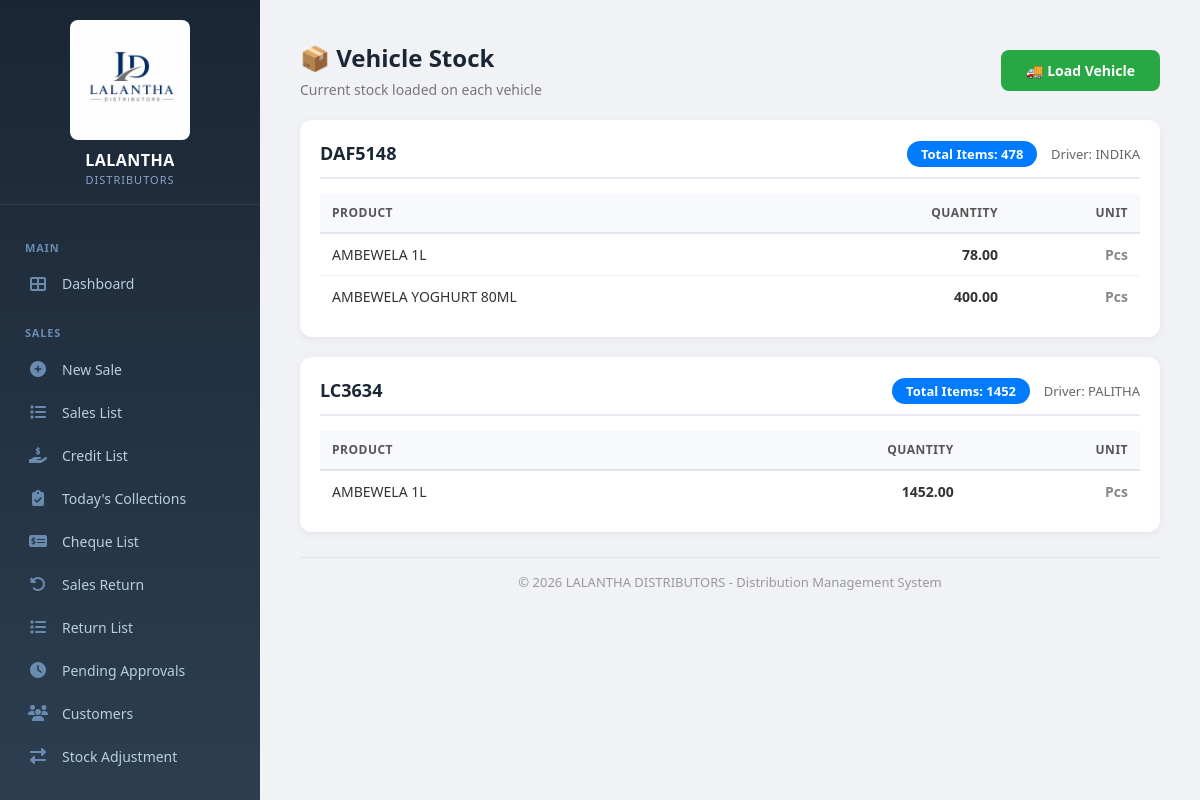
Page /vehicle-stock/ (signed in) on the committed database.
### core/models.py (models this page shows, shortened)
class Vehicle(models.Model):
    VEHICLE_TYPES = [
        ('Lorry', 'Lorry'),
        ('Van', 'Van'),
        ('Truck', 'Truck'),
        ('Pickup', 'Pickup'),
        ('Tractor', 'Tractor'),
        ('Other', 'Other'),
    ]
    FUEL_TYPES = [
        ('Petrol', 'Petrol'),
        ('Diesel', 'Diesel'),
        ('Electric', 'Electric'),
        ('Hybrid', 'Hybrid'),
    ]
    STATUS_CHOICES = [
        ('ACTIVE', 'Active'),
        ('INACTIVE', 'Inactive'),
        ('MAINTENANCE', 'Under Maintenance'),
    ]
    vehicle_number = models.CharField(max_length=50, unique=True, help_text="e.g., LC-3634")
    vehicle_type = models.CharField(max_length=20, choices=VEHICLE_TYPES, default='Lorry')
    driver_name = models.CharField(max_length=100, help_text="Current driver name")
    is_active = models.BooleanField(default=True)
    status = models.CharField(max_length=20, choices=STATUS_CHOICES, default='ACTIVE')
    registration_number = models.CharField(max_length=50, blank=True, null=True)
    registration_expiry = models.DateField(null=True, blank=True)
    insurance_expiry = models.DateField(null=True, blank=True)
    last_service_date = models.DateField(null=True, blank=True)
    mileage = models.DecimalField(max_digits=12, decimal_places=2, null=True, blank=True, help_text="Current odometer reading")
    fuel_type = models.CharField(max_length=20, choices=FUEL_TYPES, default='Diesel')
    capacity = models.DecimalField(max_digits=10, decimal_places=2, null=True, blank=True, help_text="Weight capacity in tons or volume in liters")
    notes = models.TextField(blank=True, null=True)
    purchase_date = models.DateField(null=True, blank=True)
    purchase_price = models.DecimalField(max_digits=12, decimal_places=2, null=True, blank=True)
    current_value = models.DecimalField(max_digits=12, decimal_places=2, null=True, blank=True, help_text="Optional depreciated value")
    created_at = models.DateTimeField(auto_now_add=True)
    updated_at = models.DateTimeField(auto_now=True)
    class Meta:
        ordering = ['vehicle_number']

class VehicleStock(models.Model):
    vehicle = models.ForeignKey(Vehicle, on_delete=models.CASCADE, related_name='stock_items')
    product = models.ForeignKey(Product, on_delete=models.CASCADE)
    quantity = models.DecimalField(max_digits=15, decimal_places=2, default=0)
    class Meta:
        unique_together = ('vehicle', 'product')

class Product(models.Model):
    name = models.CharField(max_length=200)
    code = models.CharField(max_length=50, unique=True)
    category = models.ForeignKey('Category', on_delete=models.SET_NULL, null=True, blank=True)
    unit = models.CharField(max_length=20)
    cost_price = models.DecimalField(max_digits=15, decimal_places=2, default=0)
    selling_price = models.DecimalField(max_digits=15, decimal_places=2, default=0)
    description = models.TextField(blank=True, null=True)
    notes = models.TextField(blank=True, null=True)
    is_active = models.BooleanField(default=True)
    created_at = models.DateTimeField(auto_now_add=True)
    updated_at = models.DateTimeField(auto_now=True)

### core/decorators.py (the view)
        def wrapper(request, *args, **kwargs):
            if not request.user.is_authenticated:
                messages.error(request, 'Please login first.')
                return redirect('/login/')  # ✅ Always returns
            try:
                profile = request.user.profile
                if profile.has_permission(permission):
                    return view_func(request, *args, **kwargs)  # ✅ Returns view response
                else:
                    messages.error(request, f'You do not have permission to access this page. Required: {permission}')
                    return redirect('/reports/')  # ✅ Always returns
            except UserProfile.DoesNotExist:
                messages.error(request, 'User profile not found. Please contact admin.')
                return redirect('/logout/')  # ✅ Always returns

### core/context_processors.py (called while the page is built)
def cache_version(request):
    return {
        'cache_version': settings.CACHE_VERSION
    }

### core/models.py (called while the page is built, shortened)
    def has_permission(self, permission):
        if self.role == 'Admin':
            return True

### core/templatetags/core_extras.py (called while the page is built)
@register.filter
def has_perm(profile, permission):
    try:
        return profile.has_permission(permission)
    except Exception:
        return False

### core/views.py (called while the page is built)
@login_required
@permission_required('view_vehicles')
def vehicle_stock(request):
    vehicles = Vehicle.objects.filter(is_active=True)
    stock_data = []
    for vehicle in vehicles:
        stocks = VehicleStock.objects.filter(vehicle=vehicle).select_related('product')
        total_items = stocks.aggregate(total=Sum('quantity'))['total'] or 0
        stock_data.append({
            'vehicle': vehicle,
            'stocks': stocks,
            'total_items': total_items,
        })
    context = {
        'stock_data': stock_data,
    }
    return render(request, 'core/vehicle_stock.html', context)

### core/templates/core/vehicle_stock.html (shortened to what this page needs)
{% extends 'core/base.html' %}
{% load static %}
{% block content %}
<div class="container">
    <div class="page-title">
        <div>
            <h2>📦 Vehicle Stock</h2>
            <span class="subtitle">Current stock loaded on each vehicle</span>
        </div>
        <a href="/load/" class="btn" style="background:#28a745;">🚚 Load Vehicle</a>
    </div>
    {% if stock_data %}
        {% for data in stock_data %}
        <div class="vehicle-card">
            <div class="header">
                <h3>{{ data.vehicle.vehicle_number }}</h3>
                <div>
                    <span class="badge">Total Items: {{ data.total_items|floatformat:0 }}</span>
                    <span style="margin-left: 10px; color: #666; font-size: 13px;">Driver: {{ data.vehicle.driver_name }}</span>
                </div>
            </div>
            {% if data.stocks %}
            <table>
                <thead>
                    <tr>
                        <th>Product</th>
                        <th style="text-align:right;">Quantity</th>
                        <th style="text-align:right;">Unit</th>
                    </tr>
                </thead>
                <tbody>
                    {% for stock in data.stocks %}
                    <tr>
                        <td>{{ stock.product.name }}</td>
                        <td style="text-align:right; font-weight:600;">{{ stock.quantity|floatformat:2 }}</td>
                        <td style="text-align:right; color:#888;">{{ stock.product.unit }}</td>
                    </tr>
                    {% endfor %}
                </tbody>
            </table>
            {% else %}
            <p class="empty">No stock loaded on this vehicle.</p>
            {% endif %}
        </div>
        {% endfor %}
    {% else %}
    <div class="vehicle-card">
        <p class="empty" style="font-size:16px;">No vehicles found. Please add vehicles first.</p>
    </div>
    {% endif %}
    <div class="footer">
        &copy; {% now "Y" %} LALANTHA DISTRIBUTORS - Distribution Management System
    </div>
</div>
{% endblock %}

### core/static/core/css/style.css (style rules this page uses)
* { margin: 0; padding: 0; box-sizing: border-box; }
body { font-family: -apple-system, BlinkMacSystemFont, "Segoe UI", Roboto, "Helvetica Neue", Arial, sans-serif; background: #f0f4f9; color: #1a2634; font-size: 14px; line-height: 1.5; min-height: 100vh; }
.container { max-width: 1400px; margin: 0 auto; padding: 20px; flex: 1; width: 100%; }
.page-title { display: flex; justify-content: space-between; align-items: center; margin-bottom: 20px; flex-wrap: wrap; gap: 15px; }
.page-title h2 { font-size: 24px; color: #1a2634; font-weight: 600; }
.page-title .subtitle { display: block; font-size: 13px; color: #888; margin-top: 3px; font-weight: 400; }
.btn { padding: 10px 22px; border: none; border-radius: 8px; font-weight: 600; cursor: pointer; font-size: 14px; text-decoration: none; display: inline-block; transition: 0.2s; background: #007bff; color: white; }
table { width: 100%; border-collapse: collapse; font-size: 14px; }
table thead th { background: #f0f4f9; padding: 12px 15px; text-align: left; font-weight: 600; color: #555; font-size: 12px; text-transform: uppercase; letter-spacing: 0.5px; border-bottom: 2px solid #dde3ec; white-space: nowrap; }
table tbody td { padding: 12px 15px; border-bottom: 1px solid #edf1f7; color: #333; vertical-align: middle; }
table tbody tr:last-child td { border-bottom: none; }
.footer { text-align: center; padding: 20px; color: #999; font-size: 13px; margin-top: 20px; }

### core/templates/core/base.html (style rules this page uses)
* { margin: 0; padding: 0; box-sizing: border-box; }
body { font-family: 'Segoe UI', Arial, sans-serif; background: #f0f2f5; display: flex; min-height: 100vh; }
.container { max-width: 1400px; margin: 0 auto; }
.page-title { display: flex; justify-content: space-between; align-items: center; margin-bottom: 20px; flex-wrap: wrap; gap: 15px; }
.page-title h2 { font-size: 24px; color: #1a2634; }
.page-title .subtitle { color: #777; font-size: 14px; }
.page-title .btn { background: #28a745; color: white; padding: 10px 25px; border: none; border-radius: 8px; font-size: 14px; font-weight: 600; cursor: pointer; text-decoration: none; display: inline-block; }
table { width: 100%; border-collapse: collapse; font-size: 14px; }
table th { background: #f8f9fc; padding: 12px 12px; text-align: left; font-weight: 600; color: #555; border-bottom: 2px solid #e0e4eb; white-space: nowrap; }
table td { padding: 12px 12px; border-bottom: 1px solid #edf1f7; color: #333; vertical-align: middle; }
.footer { text-align: center; margin-top: 25px; padding: 15px; color: #999; font-size: 13px; border-top: 1px solid #e0e4eb; }

### core/templates/core/vehicle_stock.html (style rules this page uses)
.vehicle-card { background: white; border-radius: 12px; padding: 20px; margin-bottom: 20px; box-shadow: 0 2px 8px rgba(0,0,0,0.06); }
.vehicle-card .header { display: flex; justify-content: space-between; align-items: center; flex-wrap: wrap; gap: 10px; margin-bottom: 15px; padding-bottom: 10px; border-bottom: 2px solid #e8ecf2; }
.vehicle-card .header h3 { font-size: 18px; color: #1a2634; margin: 0; }
.vehicle-card .header .badge { background: #007bff; color: white; padding: 4px 14px; border-radius: 20px; font-size: 13px; font-weight: 600; }
.vehicle-card table { width: 100%; border-collapse: collapse; font-size: 14px; }
.vehicle-card table th { background: #f8f9fc; padding: 10px 12px; text-align: left; font-weight: 600; color: #555; border-bottom: 2px solid #e0e4eb; }
.vehicle-card table td { padding: 10px 12px; border-bottom: 1px solid #edf1f7; }
.vehicle-card table tr:last-child td { border-bottom: none; }
.vehicle-card table td:last-child { text-align: right; font-weight: 600; }

### rows in the picture
Vehicle: vehicle.vehicle_number "DAF5148", total_items "478", vehicle.driver_name "INDIKA"
VehicleStock: product.name "AMBEWELA 1L", quantity "78.00", product.unit "Pcs"
VehicleStock: product.name "AMBEWELA YOGHURT 80ML", quantity "400.00", product.unit "Pcs"
Vehicle: vehicle.vehicle_number "LC3634", total_items "1452", vehicle.driver_name "PALITHA"
VehicleStock: product.name "AMBEWELA 1L", quantity "1452.00", product.unit "Pcs"
